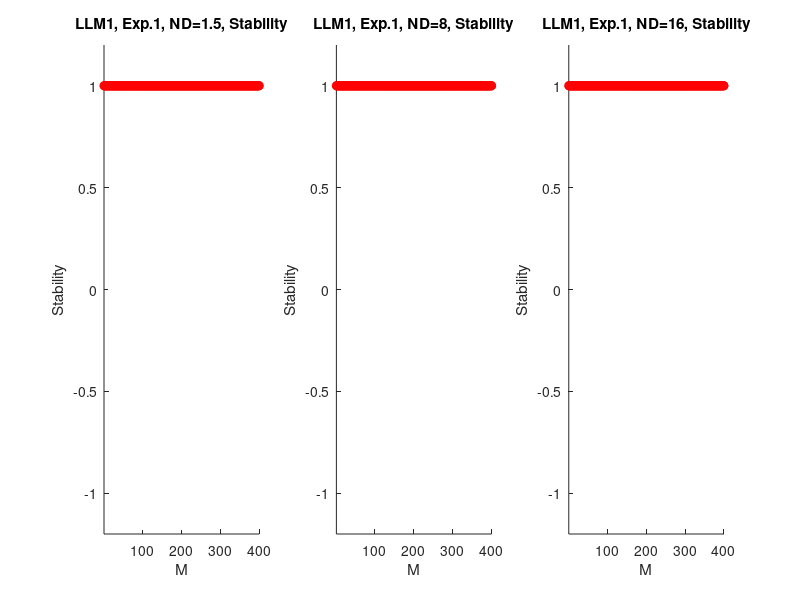

Here is the MATLAB script that generated this plot:
% LLM1

% Calculating Stability of Equilibrium LLM1 (NPZ Model) 
% ND = 1.5 or 8 or 16; Parameter set I
% Diploma Thesis P.Fuhs (CAU)
% Matlab Student Version V 7.10.0 (R2010a)

clear all;
clc;
clf;

delete('LLM1_diary');
diary on;
diary('LLM1_diary');
countNotifications = 0;         % Notifications: e.g. value exceeds expected interval

disp 'Stability test for LLM1'

%%%%%%%%%%%%%%%%%%%%%%%%%%%%%%%%%%%%%%%%%%%%%%%%%
% initialize
%%%%%%%%%%%%%%%%%%%%%%%%%%%%%%%%%%%%%%%%%%%%%%%%%

M = NaN(1,400);         % M: Layer depth from 1 to 400, grid = 1 
for j = 1:400           
    M(j)=j;
end; 

% All units as in thesis.
% All domains as in thesis.
% ND_vector is a vector with values of parameter ND
ND_vector = [1.5, 8, 16];

% Parameter set (experiment I for version LLM, does not contain Phi_P^* or Phi_Z^*) 

mu_par = 2.362;             
Phi_P_par = 0.016;
k_par = 0.350;
g_par = 0.743;
eps_par = 3.088;
Phi_Z_par = 0.067;
beta_par = 0.852;
m_r_par = 0.643;
Omega_par = 0.348;
gamma_par = 0.937;


% create helpful result vectors

N_LLM1_vector = NaN(1,400);
dotN_LLM1_vector = NaN(1,400);
P_LLM1_vector = NaN(1,400);
dotP_LLM1_vector = NaN(1,400);
Z_LLM1_vector = NaN(1,400);
dotZ_LLM1_vector = NaN(1,400);
assumption1_LLM1_vector = NaN(1,400);
assumption2_LLM1_vector = NaN(1,400);
u_LLM1_vector = NaN(1,400);
G_LLM1_vector = NaN(1,400);
FN_LLM1_vector = NaN(1,400);
stable_LLM1_vector = NaN(1,400);


% Create tables with results:
%
% 3  tables: ND = 1.5,8,16
%
% table names: ExpNumber_NDValue_LLM1_table, e.g.I_8_LLM1_table
% ND=1.5 refers to 1 in table names!
% lines in result matrices:
% line 1: M
% line 2: ND
% line 3: N
% line 4: dotN
% line 5: P
% line 6: dotP
% line 7: Z
% line 8: dotZ
% line 9: Assumption 1
% line 10: Assumption 2
% line 11: u
% line 12: G
% line 13: FN
% line 14: stability
%

I_1_LLM1_table = NaN(14,400); 
I_8_LLM1_table = NaN(14,400);
I_16_LLM1_table = NaN(14,400);

% how close to zero must an eigenvalue be to consider it zero? 
eig_near_zero = 0.001;

%how close to zero must a derivative be to consider it zero? 
deriv_near_zero = 0.0001;

exp = 1;
% fill in M(j), ND
   
for j = 1:400
    
    I_1_LLM1_table(1,j) = M(j);
    I_1_LLM1_table(2,j) = ND_vector(1);
    I_8_LLM1_table(1,j) = M(j); 
    I_8_LLM1_table(2,j) = ND_vector(2);
    I_16_LLM1_table(1,j) = M(j);
    I_16_LLM1_table(2,j) = ND_vector(3);
    
end; % for j = 1:400 initialize result tables 
            
%%%%%%%%%%%%%%%%%%%%%%%%%%%%%%%%%%%
% calculate
%%%%%%%%%%%%%%%%%%%%%%%%%%%%%%%%%%%
    
for r = 1:3         % loop ND 
    
    if r == 1 
        ND = ND_vector(1);
         
    else         %  r not 1 

        if r == 2
            ND = ND_vector(2);    

        else         %  r not 2
            ND = ND_vector(3);

        end;         %  r = 2
    end;         %  r = 1
    

    % Display value ND
    disp (['LLM_2, ND: ', num2str(ND)]);

    for j = 1:400         %  M: layer depth from 1m to 400, calculate terms and variables

    assumption1_LLM1_vector(j) = 1;     % not needed here, calculated for completeness of result tables

    
   

    assumption2_LLM1_vector(j) = 1;     % not needed here, see assumption 1

        
        N_LLM1_vector(j) = ND;
        
        P_LLM1_vector(j) = 0;

        Z_LLM1_vector(j) = 0;

        % calculate terms u, FN, G
        % Check: Are derivatives almost zero? 

        u_LLM1_vector(j) = N_LLM1_vector(j)/(N_LLM1_vector(j)+k_par);
        
        % u < 0 ? 
        if u_LLM1_vector(j) < 0 
            disp (['LLM1, ND: ',num2str(ND),' exp: ',num2str(exp),' depth: ',num2str(j),' m, |  u negative ']);
            countNotifications = countNotifications + 1;
        end;

        % u >= 1 ? 
        if u_LLM1_vector(j) >= 1
            disp (['LLM1, ND: ',num2str(ND),' exp: ',num2str(exp),' depth: ',num2str(j),' m, |  u >= 1']);
            countNotifications = countNotifications + 1;
        end;

        G_LLM1_vector(j) = (g_par*eps_par*((P_LLM1_vector(j))^2))/(g_par+eps_par*((P_LLM1_vector(j))^2));

        % G < 0 ? 
        if G_LLM1_vector(j) < 0
            disp (['LLM1, ND: ',num2str(ND),' exp: ',num2str(exp),' depth: ',num2str(j),' m, |  G negative']);
            countNotifications = countNotifications + 1;
        end;

        % G >= g ?
        if G_LLM1_vector(j) >= g_par
            disp (['LLM1, ND: ',num2str(ND),' exp: ',num2str(exp),' depth: ',num2str(j),' m, |  G >= g ']);
            countNotifications = countNotifications + 1;
        end;

        FN_LLM1_vector(j) = m_r_par/M(j)*(ND-N_LLM1_vector(j));

        % FN < 0 ?
        if FN_LLM1_vector(j) < 0
            disp (['LLM1, ND: ',num2str(ND),' exp: ',num2str(exp),' depth: ',num2str(j),' m, |  F_N negative']);
            countNotifications = countNotifications + 1;
        end;
        
        % FN > 60 ? 
            if FN_LLM1_vector(j)> 60
                disp (['LLM1, ND: ',num2str(ND),' exp: ',num2str(exp),' depth: ',num2str(j),' m, |  F_N > 60']);
                countNotifications = countNotifications + 1;
            end;       

        dotN_LLM1_vector(j) = (-mu_par*u_LLM1_vector(j)+gamma_par*Phi_P_par)*P_LLM1_vector(j)+((1-beta_par)*G_LLM1_vector(j)+Phi_Z_par)*Omega_par*Z_LLM1_vector(j)+FN_LLM1_vector(j);

        % dotN unequal zero? 
        if abs(dotN_LLM1_vector(j)) > deriv_near_zero
            disp (['LLM1, ND: ',num2str(ND),' exp: ',num2str(exp),' depth: ',num2str(j),' m, |  N might be not stationary at this depth']);
            countNotifications = countNotifications + 1;
        end;

        dotP_LLM1_vector(j) = (mu_par*u_LLM1_vector(j)-Phi_P_par-m_r_par/M(j))*P_LLM1_vector(j)-G_LLM1_vector(j)*Z_LLM1_vector(j);

        % dotP unequal zero? 
        if abs(dotP_LLM1_vector(j)) > deriv_near_zero
            disp (['LLM1, ND: ',num2str(ND),' exp: ',num2str(exp),' depth: ',num2str(j),' m, |  P might not be stationary at this depth']);
            countNotifications = countNotifications + 1;
        end;

        dotZ_LLM1_vector(j) = (beta_par*G_LLM1_vector(j)-Phi_Z_par-m_r_par/M(j))*Z_LLM1_vector(j);

        % dotZ unequal zero? 
        if abs(dotZ_LLM1_vector(j)) > deriv_near_zero
            disp (['LLM1, ND: ',num2str(ND),' exp: ',num2str(exp),' depth: ',num2str(j),' m, |  Z might not be stationary at this depth ']);
            countNotifications = countNotifications + 1;
        end;
        
        % stable? J1 - J9 Jacobian matrix entries 

                J1 = -mu_par*(k_par/((k_par+N_LLM1_vector(j))^2))*P_LLM1_vector(j)-m_r_par/M(j);
                J2 = (-mu_par*u_LLM1_vector(j)+gamma_par*Phi_P_par)+(1-beta_par)*((2*g_par^2*eps_par*P_LLM1_vector(j))/((g_par+eps_par*(P_LLM1_vector(j))^2)^2))*Omega_par*Z_LLM1_vector(j);
                J3 = ((1-beta_par)*G_LLM1_vector(j)+Phi_Z_par)*Omega_par; 
                J4 = mu_par*(k_par/((k_par+N_LLM1_vector(j))^2))*P_LLM1_vector(j);
                J5 = mu_par*u_LLM1_vector(j)-Phi_P_par-m_r_par/M(j)-((2*g_par^2*eps*P_LLM1_vector(j))/((g_par+eps_par*(P_LLM1_vector(j))^2)^2))*Z_LLM1_vector(j);
                J6 = -G_LLM1_vector(j);
                J7 = 0;
                J8 = beta_par*((2*g_par^2*eps*P_LLM1_vector(j))/(((g_par+eps_par*(P_LLM1_vector(j))^2)^2)))*Z_LLM1_vector(j);
                J9 = beta_par*G_LLM1_vector(j)-Phi_Z_par-m_r_par/M(j);

                %Jacobian matrix
                J = [J1 J2 J3; J4 J5 J6; J7 J8 J9];

                % Eigenvalues of J
                lambda = eig(J);

                % test eigenvalues if equilibrium is stable. 2 is default
                % value for "not yet tested" 
                stable_LLM1_vector(j) = 2;

                for lam = 1:3
                    if abs(real(lambda(lam))) < eig_near_zero
                        stable_LLM1_vector(j) = 0;     % no conclusion possible if real = 0
                    end;
                end;

                if stable_LLM1_vector(j) == 2
                   for lamb = 1:3 
                       if real(lambda(lamb)) > 0 
                           stable_LLM1_vector(j)= 1;      % unstable if real > 0
                       end;
                   end;
                end;

                if stable_LLM1_vector(j) == 2
                   stable_LLM1_vector(j) = -1;             % stable if real < 0
                end;
        %%%%%%%%%%%%%%%%% put results into tables 
       if ND == ND_vector(1)

                    I_1_LLM1_table(3,j) = N_LLM1_vector(j);
                    I_1_LLM1_table(4,j) = dotN_LLM1_vector(j);
                    I_1_LLM1_table(5,j) = P_LLM1_vector(j);
                    I_1_LLM1_table(6,j) = dotP_LLM1_vector(j);
                    I_1_LLM1_table(7,j) = Z_LLM1_vector(j);
                    I_1_LLM1_table(8,j) = dotZ_LLM1_vector(j);                        
                    I_1_LLM1_table(9,j) = assumption1_LLM1_vector(j);
                    I_1_LLM1_table(10,j) = assumption2_LLM1_vector(j);
                    I_1_LLM1_table(11,j) = u_LLM1_vector(j);
                    I_1_LLM1_table(12,j) = G_LLM1_vector(j);
                    I_1_LLM1_table(13,j) = FN_LLM1_vector(j);
                    I_1_LLM1_table(14,j) = stable_LLM1_vector(j);

       else
           if ND == ND_vector(2)

                        I_8_LLM1_table(3,j) = N_LLM1_vector(j);
                        I_8_LLM1_table(4,j) = dotN_LLM1_vector(j);
                        I_8_LLM1_table(5,j) = P_LLM1_vector(j);
                        I_8_LLM1_table(6,j) = dotP_LLM1_vector(j);
                        I_8_LLM1_table(7,j) = Z_LLM1_vector(j);
                        I_8_LLM1_table(8,j) = dotZ_LLM1_vector(j);
                        I_8_LLM1_table(9,j) = assumption1_LLM1_vector(j);
                        I_8_LLM1_table(10,j) = assumption2_LLM1_vector(j);
                        I_8_LLM1_table(11,j) = u_LLM1_vector(j);
                        I_8_LLM1_table(12,j) = G_LLM1_vector(j);
                        I_8_LLM1_table(13,j) = FN_LLM1_vector(j);
                        I_8_LLM1_table(14,j) = stable_LLM1_vector(j);


           else         %  ND==3                       

                        I_16_LLM1_table(3,j) = N_LLM1_vector(j);
                        I_16_LLM1_table(4,j) = dotN_LLM1_vector(j);
                        I_16_LLM1_table(5,j) = P_LLM1_vector(j);
                        I_16_LLM1_table(6,j) = dotP_LLM1_vector(j);
                        I_16_LLM1_table(7,j) = Z_LLM1_vector(j);
                        I_16_LLM1_table(8,j) = dotZ_LLM1_vector(j);
                        I_16_LLM1_table(9,j) = assumption1_LLM1_vector(j);
                        I_16_LLM1_table(10,j) = assumption2_LLM1_vector(j);
                        I_16_LLM1_table(11,j) = u_LLM1_vector(j);
                        I_16_LLM1_table(12,j) = G_LLM1_vector(j);
                        I_16_LLM1_table(13,j) = FN_LLM1_vector(j);
                        I_16_LLM1_table(14,j) = stable_LLM1_vector(j);


           end;         %  if ND=2
       end;         %  if ND=1
    end;         % j = 1:400
end;                % loop ND
disp(['count Notifications ', num2str(countNotifications)]);

%%%%%%%%%%%%%%%%%%%%%
% create figures! 
%%%%%%%%%%%%%%%%%%%%%%






figure(1)

subplot(1,3,1)
scatter(I_1_LLM1_table(1,:),I_1_LLM1_table(14,:),'r');
title('LLM1, Exp.1, ND=1.5, Stability');
xlabel('M');
xlim([1,400]);
ylim([-1.2,1.2]);
ylabel('Stability');

subplot(1,3,2)
scatter(I_8_LLM1_table(1,:),I_8_LLM1_table(14,:),'r');
title('LLM1, Exp.1, ND=8, Stability');
xlabel('M');
xlim([1,400]);
ylim([-1.2,1.2]);
ylabel('Stability');

subplot(1,3,3)
scatter(I_16_LLM1_table(1,:),I_16_LLM1_table(14,:),'r');
title('LLM1, Exp.1, ND=16, Stability');
xlabel('M');
xlim([1,400]);
ylim([-1.2,1.2]);
ylabel('Stability');

disp 'ready';
diary off;

